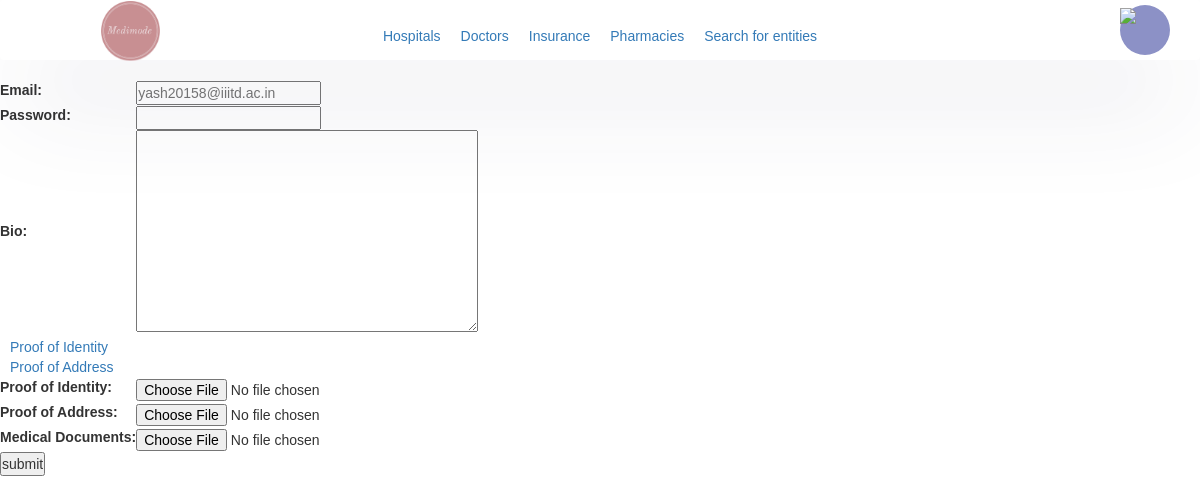
Screenshot of /medimode/edit_profile (signed in) with the database file from the repository.
### medimode/models/user_models.py (models this page shows, shortened)
class User(AbstractUser):
	class UserRoleChoices(TextChoices):
		PATIENT = "patient"
		DOCTOR = "doctor"
		HOSPITAL = "hospital"
		PHARMACY = "pharmacy"
		INSURANCE = "insurance"
	role = models.TextField(choices=UserRoleChoices.choices, null=True)
	OTP_seed = encrypt(models.TextField(default=gen_otpseed))
	stripe_acct = models.TextField(max_length=100, blank=True)
	public_key = models.TextField(max_length=100, blank=True)

class Profile(models.Model):
	user = models.OneToOneField(User, on_delete=models.CASCADE, related_name='%(class)s')
	bio = models.TextField(max_length=500, blank=True)
	approved = models.BooleanField(default=False)

### medimode/models/doc_models.py (models this page shows, shortened)
class Document(models.Model):
	doc_file = models.FileField(upload_to='uploads/documents')
	filename = models.CharField(max_length=100)

### medimode/modules/accounts/views.py (the view, shortened to what this page needs)
# urls.py: path('edit_profile', views.EditProfile.as_view(), name='edit_profile'),
class EditProfile(AuthTemplateView):
	template_name = "medimode/_accounts/edit_profile.html"
	def get_context_data(self, **kwargs):
		context = super().get_context_data()
		user = self.request.user
		role = user.role
		prf = str_to_model(role).objects.get(user=user)
		context['prf'] = prf
		docs = []
		if role == "doctor":
			docs.extend([("Proof of Identity", prf.proof_of_identity),
									 ("Proof of Address", prf.proof_of_address),
									 ("Medical License", prf.medical_license)])
		elif role == "patient":
			docs.extend([("Proof of Identity", prf.proof_of_identity),
									 ("Proof of Address", prf.proof_of_address)])
			if prf.medical_info is not None:
				docs.append(("Medical Info", prf.medical_info))
		else:
			docs = ([("Image 0", prf.image0), ("Image 1", prf.image1)])
		context['docs'] = docs
		return context

### medimode/sanitation_tools.py (called while the page is built)
def str_to_model(model_name):
	if model_name is None:
		raise ValidationError("Model name not provided")
	mname = model_mapping.get(model_name)
	if mname is None:
		raise ValidationError("Invalid category of profile")
	return mname

### medimode/views_base.py (called while the page is built)
	def test_func(self):
		return self.request.user.is_staff or self.request.user.profile.approved

### templates/medimode/_accounts/edit_profile.html (shortened to what this page needs)
{% load static %}
<!DOCTYPE html>
<html lang="en">
<head>
    <link href="{% static 'home.css' %}" rel="stylesheet" />
    <link rel="stylesheet" href="https://maxcdn.bootstrapcdn.com/bootstrap/3.4.1/css/bootstrap.min.css">
</head>
<body>
<!DOCTYPE html>
<html lang="en">
<head>
</head>
<body>
    {% include 'navbar.html' %}
<form target="_self" method="post" enctype="multipart/form-data">
    <table>
        <tr>
            <th><label for="id_email">Email:</label></th>
            <td><input type="email" id="id_email" name="email" placeholder="{{ user.email }}"/></td>
        </tr>
        <tr>
            <th><label for="id_password">Password:</label></th>
            <td><input type="password" id="id_password" name="password"/></td>
        </tr>
        <tr>
            <th><label for="id_bio">Bio:</label></th>
            <td>
                <textarea name="bio" cols="40" rows="10" maxlength="500" id="id_bio" placeholder="{{ prf.bio }}"></textarea>
            </td>
        </tr>
        {% for document in docs %}
        <tr>
	        <td><a href="/medimode/media/private/{{ document.1.doc_file.name }}">{{ document.0 }}</a></td>
        </tr>
        {% endfor %}
        <tr>
            <th><label for="id_proof_of_identity">Proof of Identity:</label></th>
            <td>
                <input type="file" name="proof_of_identity" id="id_proof_of_identity">
            </td>
        </tr>
        <tr>
            <th><label for="id_proof_of_address">Proof of Address:</label></th>
            <td>
                <input type="file" name="proof_of_address" id="id_proof_of_address">
            </td>
        </tr>
        {% if user.role == "patient" %}
        <tr>
            <th><label for="id_medical_documents">Medical Documents:</label></th>
            <td>
                <input type="file" name="medical_documents" id="id_medical_documents">
            </td>
        </tr>
        {% endif %}
        <tr>
            <td><input type="submit" value="submit"/></td>
        </tr>
    </table>
</form>
</body>
</html>
</body>
</html>

### static/home.css (style rules this page uses)
* { margin: 0; padding: 0; box-sizing: border-box; font-family: sans-serif; }
a { margin-left: 10px; margin-right: 10px; color: rgba(93, 193, 193, 0.973); }

### rows the page displays
User: email "yash20158@iiitd.ac.in"
Document: document "Proof of Identity"
Document: document "Proof of Address"
